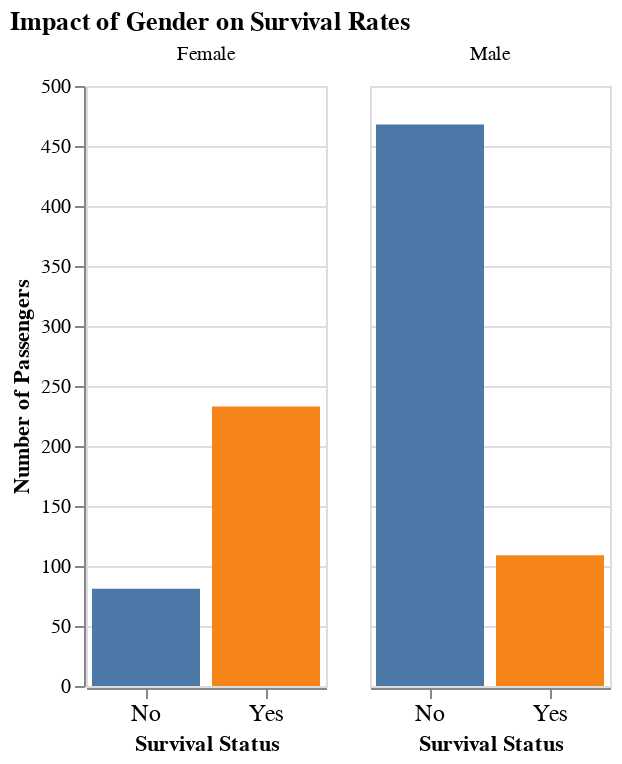

Notebook code for this chart:
### Markdown cell above
## Part 3: Pairwise Comparisons
Use your visualization library of choice to look at how the survival distribution varied across different groups.

- Choose some features that you think might have had some influence over the likelihood of a titanic passenger surviving.

- For each of those features, generate a chart for each feature showing the survival distributions when taking that feature into account

### Code cell
# Write the code to explore how different features affect the survival distribution

alt.Chart(titanic).mark_bar().transform_calculate(
    Capitalized_Sex='upper(datum.Sex[0]) + substring(datum.Sex, 1)'
).encode(
    x=alt.X('Survived:N', title='Survival Status', axis=alt.Axis(labelFontSize=12, labelAngle=0)),
    y=alt.Y('count()', title='Number of Passengers'),
    color=alt.Color('Survived:N', legend=None),
    column=alt.Column('Capitalized_Sex:N', header=alt.Header(title=None))
).properties(
    title='Impact of Gender on Survival Rates',
    width=120
)

### Figure 1 — Vega-Lite specification as saved in the notebook (floating-point values rounded to 4 significant figures; data arrays with more than 128 entries replaced by an {"elided": "..."} marker saying what was removed)
{"config": {"view": {"continuousWidth": 300, "continuousHeight": 300}}, "data": {"name": "data-51fd94c81f34d96954efc4d516b8f939"}, "mark": {"type": "bar"}, "encoding": {"color": {"field": "Survived", "legend": null, "type": "nominal"}, "column": {"field": "Capitalized_Sex", "header": {"title": null}, "type": "nominal"}, "x": {"axis": {"labelAngle": 0, "labelFontSize": 12}, "field": "Survived", "title": "Survival Status", "type": "nominal"}, "y": {"aggregate": "count", "title": "Number of Passengers", "type": "quantitative"}}, "title": "Impact of Gender on Survival Rates", "transform": [{"calculate": "upper(datum.Sex[0]) + substring(datum.Sex, 1)", "as": "Capitalized_Sex"}], "width": 120, "$schema": "https://vega.github.io/schema/vega-lite/v5.20.1.json", "datasets": {"data-51fd94c81f34d96954efc4d516b8f939": {"elided": "891 records"}}}
